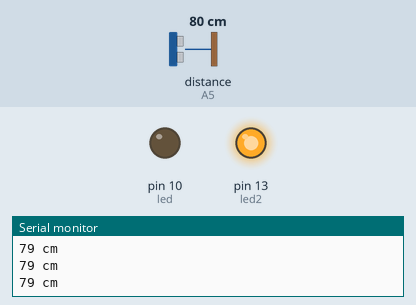
Bench run of a sketch on a simulated Arduino Uno, built with avr-gcc and run on an emulated ATmega328P. Parts: output pins drawn as LEDs (lit = HIGH), the last lines printed to the serial monitor. Wiring (inferred from the names in the program): ultrasonic range finder: trigger A4; echo A5. The test bench sets the inputs (shaded band); at power-on: distance to the obstacle (sensor on A5) 80 cm. The echo pulse lasts 58.3 µs per cm; pins used as bus, display or sensor lines are not drawn.

Above: at 1.3 s.
1.4 s: distance to the obstacle (sensor on A5) set to 6 cm
2.9 s: distance to the obstacle (sensor on A5) set to 3 cm
At 4.0 s:
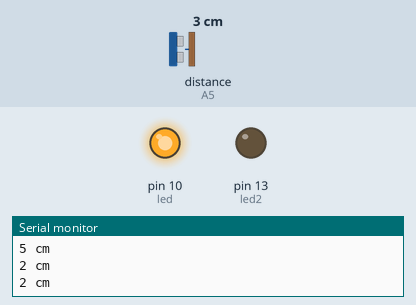
4.5 s: distance to the obstacle (sensor on A5) set to 9 cm
At 5.2 s:
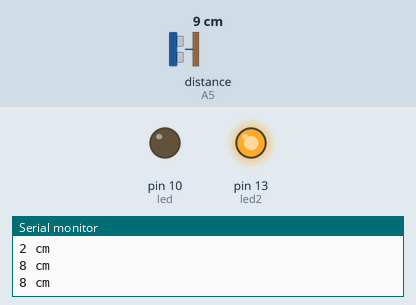
6.0 s: distance to the obstacle (sensor on A5) set to 2 cm
At 6.5 s:
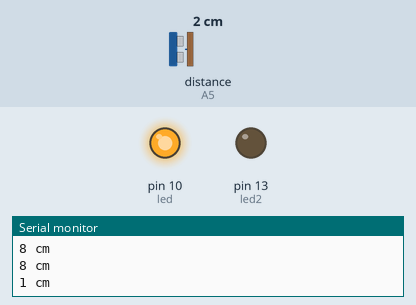
Timing chart, 0 to 8.5 s (numbered marks = the images above; inputs shaded):
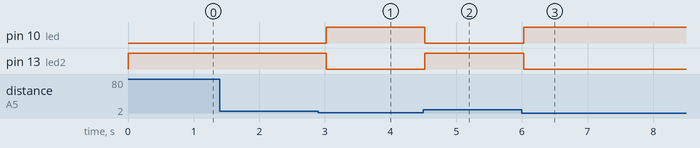

Measured:
- the behaviour switches between 5 and 4 cm on distance to the obstacle (sensor on A5) (found by bisection; images 0 and 1)
- after the input at 2.9 s, pin 10 (led): LOW → HIGH after 0.12 s; pin 13 (led2): HIGH → LOW after 0.12 s
- after the input at 4.5 s, pin 10 (led): HIGH → LOW at once; pin 13 (led2): LOW → HIGH at once
- after the input at 6.0 s, pin 10 (led): LOW → HIGH at once; pin 13 (led2): HIGH → LOW at once

The sketch:

ping.ino
```cpp
/*
HC-SR04 Ping distance sensor]
VCC to arduino 5v GND to arduino GND
Echo to Arduino pin 13 Trig to Arduino pin 12
Red POS to Arduino pin 11
Green POS to Arduino pin 10
560 ohm resistor to both LED NEG and GRD power rail
More info at: http://goo.gl/kJ8Gl
Original code improvements to the Ping sketch sourced from Trollmaker.com
Some code and wiring inspired by http://en.wikiversity.org/wiki/User:Dstaub/robotcar
*/

#define trigPin A4
#define echoPin A5
#define led 10
#define led2 13

void setup() {
  Serial.begin (9600);
  pinMode(trigPin, OUTPUT);
  pinMode(echoPin, INPUT);
  pinMode(led, OUTPUT);
  pinMode(led2, OUTPUT);
}

void loop() {
  long duration, distance;
  digitalWrite(trigPin, LOW);  // Added this line
  delayMicroseconds(2); // Added this line
  digitalWrite(trigPin, HIGH);
//  delayMicroseconds(1000); - Removed this line
  delayMicroseconds(10); // Added this line
  digitalWrite(trigPin, LOW);
  duration = pulseIn(echoPin, HIGH);
  distance = (duration/2) / 29.1;
  if (distance < 4) {  // This is where the LED On/Off happens
    digitalWrite(led,HIGH); // When the Red condition is met, the Green LED should turn off
  digitalWrite(led2,LOW);
}
  else {
    digitalWrite(led,LOW);
    digitalWrite(led2,HIGH);
  }
  if (distance >= 200 || distance <= 0){
    Serial.println("Out of range");
  }
  else {
    Serial.print(distance);
    Serial.println(" cm");
  }
  delay(500);
}
```
